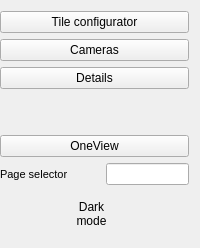
        <widget class="QWidget" name="NavigationBar" native="true">
         <property name="maximumSize">
          <size>
           <width>200</width>
           <height>16777215</height>
          </size>
         </property>
         <layout class="QVBoxLayout" name="navigationBar">
          <property name="leftMargin">
           <number>0</number>
          </property>
          <item>
           <layout class="QHBoxLayout" name="horizontalLayout_4"/>
          </item>
          <item>
           <widget class="CDPBaseButton" name="btnTileConfigurator">
            <property name="minimumSize">
             <size>
              <width>0</width>
              <height>0</height>
             </size>
            </property>
            <property name="text">
             <string>Tile configurator</string>
            </property>
            <property name="checked">
             <bool>false</bool>
            </property>
            <property name="svgFile">
             <string notr="true">:/themes/openbridge5_day/buttons/buttonPlain.svg</string>
            </property>
            <property name="valueToEmit">
             <number>0</number>
            </property>
            <property name="checkableByEmitValue">
             <bool>true</bool>
            </property>
            <property name="checkableByClick">
             <bool>true</bool>
            </property>
            <property name="cdpCheckedRouting" stdset="0">
             <string>VWWebGUI.GUIConnections.CurrentPage.Value</string>
            </property>
            <property name="cdpPressedRouting" stdset="0">
             <string/>
            </property>
            <property name="pushRoutables" stdset="0">
             <stringlist notr="true">
              <string>cdpPressedRouting</string>
             </stringlist>
            </property>
           </widget>
          </item>
          <item>
           <widget class="CDPBaseButton" name="btnCameras">
            <property name="text">
             <string>Cameras</string>
            </property>
            <property name="svgFile">
             <string notr="true">:/themes/openbridge5_day/buttons/buttonPlain.svg</string>
            </property>
            <property name="valueToEmit">
             <number>1</number>
            </property>
            <property name="checkableByEmitValue">
             <bool>true</bool>
            </property>
            <property name="checkableByClick">
             <bool>true</bool>
            </property>
            <property name="cdpCheckedRouting" stdset="0">
             <string>VWWebGUI.GUIConnections.CurrentPage.Value</string>
            </property>
            <property name="cdpPressedRouting" stdset="0">
             <string/>
            </property>
            <property name="pushRoutables" stdset="0">
             <stringlist notr="true">
              <string>cdpPressedRouting</string>
             </stringlist>
            </property>
           </widget>
          </item>
          <item>
           <widget class="CDPBaseButton" name="btnDetails">
            <property name="text">
             <string>Details</string>
            </property>
            <property name="svgFile">
             <string notr="true">:/themes/openbridge5_day/buttons/buttonPlain.svg</string>
            </property>
            <property name="valueToEmit">
             <number>2</number>
            </property>
            <property name="checkableByEmitValue">
             <bool>true</bool>
            </property>
            <property name="cdpCheckedRouting" stdset="0">
             <string>VWWebGUI.GUIConnections.CurrentPage.Value</string>
            </property>
            <property name="pushRoutables" stdset="0">
             <stringlist notr="true">
              <string>cdpPressedRouting</string>
             </stringlist>
            </property>
           </widget>
          </item>
          <item>
           <spacer name="verticalSpacer">
            <property name="orientation">
             <enum>Qt::Vertical</enum>
            </property>
            <property name="sizeHint" stdset="0">
             <size>
              <width>20</width>
              <height>40</height>
             </size>
            </property>
           </spacer>
          </item>
          <item>
           <widget class="CDPBaseButton" name="btnOneView">
            <property name="text">
             <string>OneView</string>
            </property>
            <property name="svgFile">
             <string notr="true">:/themes/openbridge5_day/buttons/buttonPlain.svg</string>
            </property>
            <property name="valueToEmit">
             <number>3</number>
            </property>
            <property name="checkableByEmitValue">
             <bool>true</bool>
            </property>
            <property name="cdpCheckedRouting" stdset="0">
             <string>VWWebGUI.GUIConnections.CurrentPage.Value</string>
            </property>
            <property name="pushRoutables" stdset="0">
             <stringlist notr="true">
              <string>cdpPressedRouting</string>
             </stringlist>
            </property>
           </widget>
          </item>
          <item>
           <layout class="QHBoxLayout" name="horizontalLayout_11">
            <item>
             <widget class="CDPBaseLabel" name="label_5">
              <property name="minimumSize">
               <size>
                <width>100</width>
                <height>0</height>
               </size>
              </property>
              <property name="font">
               <font>
                <family>Arial</family>
                <pointsize>8</pointsize>
               </font>
              </property>
              <property name="text">
               <string>Page selector</string>
              </property>
             </widget>
            </item>
            <item>
             <widget class="CDPBaseLineEdit" name="lineEdit">
              <property name="precision">
               <number>0</number>
              </property>
              <property name="svgFile">
               <string notr="true">:/themes/openbridge5_day/backgrounds/bgLineEdit.svg</string>
              </property>
              <property name="cdpRouting" stdset="0">
               <string>VWWebGUI.GUIConnections.CurrentPage.Value</string>
              </property>
              <property name="pushRoutables" stdset="0">
               <stringlist notr="true">
                <string>cdpRouting</string>
               </stringlist>
              </property>
             </widget>
            </item>
           </layout>
          </item>
          <item>
           <widget class="QFrame" name="DarkModeFrame">
            <layout class="QHBoxLayout" name="ThemeSelectorGroup">
             <item>
              <widget class="CDPBaseLabel" name="label_4">
               <property name="text">
                <string>&lt;html&gt;&lt;head/&gt;&lt;body&gt;&lt;p&gt;&lt;span style=&quot; font-size:9pt;&quot;&gt;Dark&lt;br/&gt;mode&lt;/span&gt;&lt;/p&gt;&lt;/body&gt;&lt;/html&gt;</string>
               </property>
               <property name="alignment">
                <set>Qt::AlignCenter</set>
               </property>
              </widget>
             </item>
             <item>
              <widget class="CDPBaseToggleButton" name="darkModeToggler">
               <property name="sizePolicy">
                <sizepolicy hsizetype="Fixed" vsizetype="Fixed">
                 <horstretch>0</horstretch>
                 <verstretch>0</verstretch>
                </sizepolicy>
               </property>
               <property name="minimumSize">
                <size>
                 <width>0</width>
                 <height>0</height>
                </size>
               </property>
               <property name="pushRoutables" stdset="0">
                <stringlist notr="true">
                 <string>cdpTextMsgRouting</string>
                 <string>cdpRouting</string>
                </stringlist>
               </property>
               <property name="svgFile">
                <string notr="true">:/themes/openbridge5_day/buttons/toggleButtonDefault.svg</string>
               </property>
              </widget>
             </item>
            </layout>
           </widget>
          </item>
         </layout>
        </widget>
